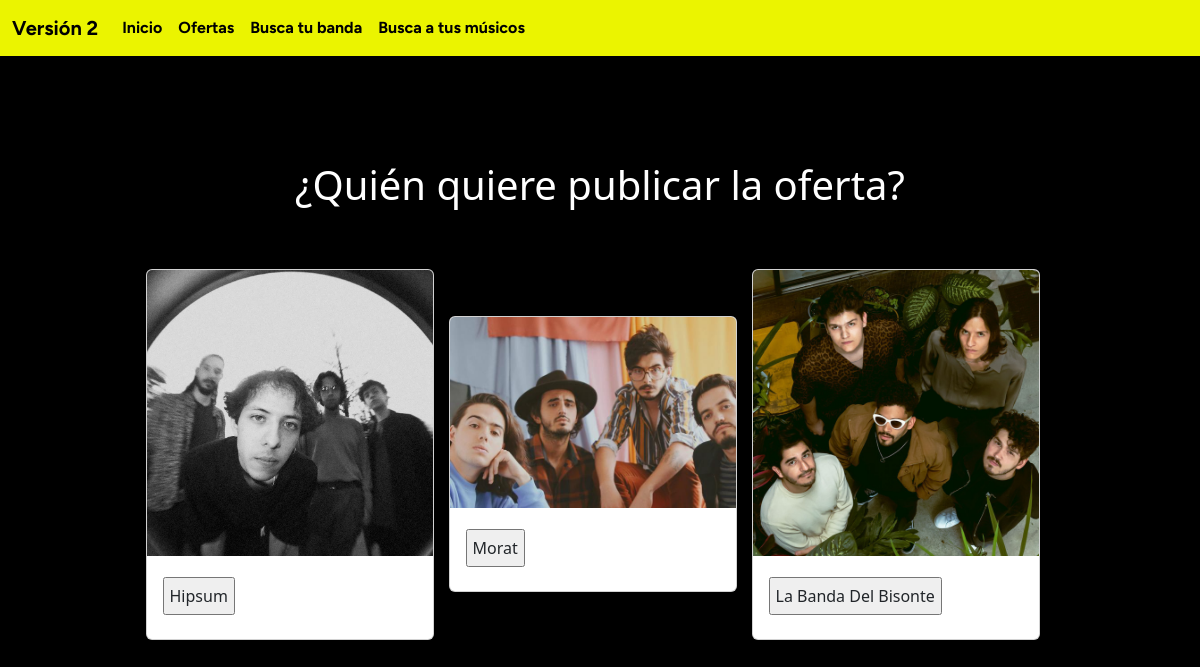
The app's page /band_page/ with its own data.
### main/models.py (models this page shows)
class project(models.Model):
    project_name = models.CharField(max_length=100)
    genre = models.CharField(max_length=200)
    location = models.CharField(max_length=50)
    photo_project = models.ImageField(upload_to='photos_projects/')
    description = models.TextField()
    num_events = models.IntegerField(default=0)
    num_integrants = models.IntegerField(default=1)

### offer/views.py (the view)
# urls.py: path('band_page/', offerViews.choose_band),
def choose_band(request):
    fil = project.objects.all()
    contex = {"fil": fil}
    if request.method == 'GET':
        return render(request, "bands_page.html", contex)
    else:
        global band
        band = ""
        band=request.POST
        return redirect("/offer_post/")

### offer/templates/bands_page.html (shortened to what this page needs)
{% extends 'layout/base_offer.html' %}
{% block content %}
<!DOCTYPE html>
<html lang="en">
<head>
</head>
<body>
    <h1>¿Quién quiere publicar la oferta?</h1>
    <div class="specifications">
        <form method="POST">
            <div class="container">
                {% for f in fil %}
                    <div class="card item" style="width: 18rem;">
                        <img class="card-img-top" src="{{ f.photo_project.url }}" alt="{{ f.project_name }} Photo">
                        <div class="card-body">
                            <input type="submit" class="card-title" name="project_name" value="{{ f.project_name }}">
                        </div>
                    </div>
                {% endfor %}
            </div>
        </form>
    </div>
</body>
</html>
{% endblock %}

### connections/templates/layout/base_offer.html (style rules this page uses)
body { background-color: black; color: white; margin: 0; height: 100vh; display: flex; flex-direction: column; justify-content: center; align-items: center; }

### offer/templates/bands_page.html (style rules this page uses)
body { background-color: black; color: white; margin: 0; height: 100vh; display: flex; flex-direction: column; justify-content: center; align-items: center; }
h1 { color: white; margin-bottom: 20px; }
.specifications { display: flex; flex-direction: column; align-items: center; margin-top: 20px; }
.container { display: flex; flex-direction: row; align-items: center; margin-top: 20px; justify-content: space-between; }
.item { margin-right: 15px; }
form { display: flex; flex-direction: column; }
select, input { margin-top: 5px; padding: 5px; }

### records on screen
project: photo_project (picture), project_name "Hipsum"
project: photo_project (picture), project_name "Morat"
project: photo_project (picture), project_name "La Banda Del Bisonte"
